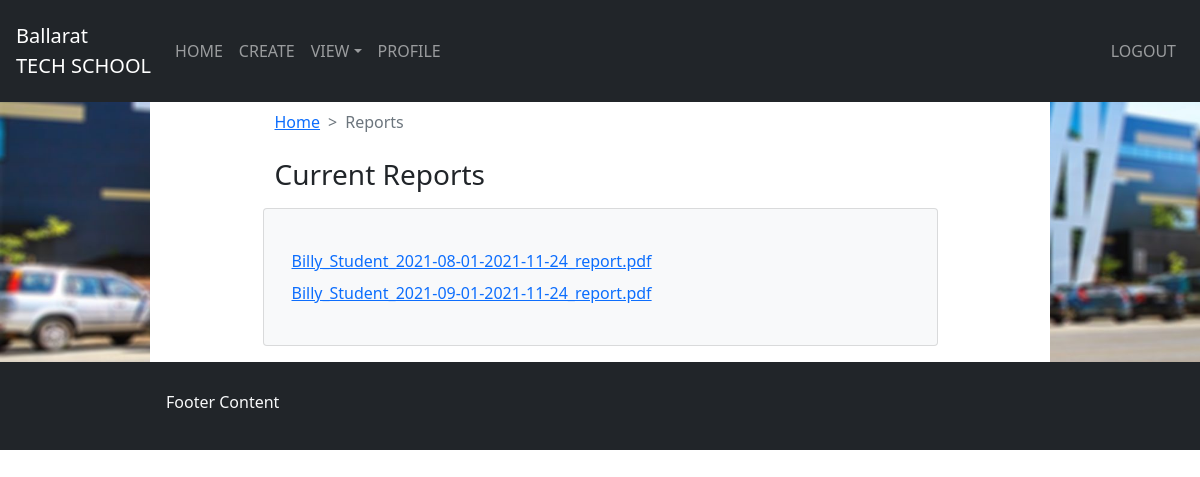
Page /student/reports/ (signed in) on the committed database.
### report/models.py (models this page shows)
class GeneratedReport(models.Model):
	gen_report_id = models.BigAutoField(primary_key=True)
	gen_report_start_date = models.DateField()
	gen_report_end_date = models.DateField()
	gen_student_id = models.ForeignKey(User, on_delete=models.CASCADE)
	gen_report_file = models.TextField(max_length=200)

### login/decorators.py (the view)
		def wrapper_func(request, *args, **kwargs):
			if request.user.groups.all()[0].name == 'student':
				user = User.objects.get(id=request.user.id)
				current_date = datetime.date.today()
				current_report = Report.objects.get(student_id=user, report_active=True)
				if current_date > current_report.report_start_date and current_date < current_report.report_end_date:
					return view_func(request, *args, **kwargs)
				return HttpResponseRedirect("/no_report")
			return view_func(request, *args, **kwargs)

### report/views.py (called while the page is built)
@login_required(login_url='/')																# Redirects if not logged in.
@allowed_users(allowed_roles=['student'])													# Restricted to users with 'student' role.
@active_report()																			# Verifies active report, redirects user if report is false.
def student_report_list_view(request, *args, **kwargs):
	user = request.user.id
	report_list = GeneratedReport.objects.filter(gen_student_id=user)						# Gets list of reports associated with logged in user
	current_date = datetime.date.today()													# gets the current date
	content = {
		'report_list': report_list,
		'current_date': current_date
	}
	return render(request, 'student_report_list.html', content)								# Renders the content to student_report_list.html

### templates/student_report_list.html (shortened to what this page needs)
{% extends 'student_base.html'%}
{% block content %}
<div class="bg-white text-dark w-75">
	<div class='d-flex justify-content-center'>
		<div class="w-75 mb-2 mt-2 text-dark ">
			<div class='container'>
					<nav style="--bs-breadcrumb-divider: '>';" aria-label="breadcrumb">
					<ol class="breadcrumb">
						<li class="breadcrumb-item"><a href="/student">Home</a></li>
			    		<li class="breadcrumb-item active" aria-current="page">Reports</li>
					</ol>
				</nav>
			</div>
			<div class='mt-4'>
				<div class='container'>
					<div class='bts_background'>
<h3>Current Reports</h3>
					</div>
				</div>
			</div>
		</div>
	</div>
	<div class='d-flex justify-content-center'>
		<div class="p-3 mb-3 w-75 card bg-light text-dark ">
			<div class='container'>
				<div class="pt-2 row justify-content-md-center">
					<div class="table-responsive">
						<div class='pt-2 d-flex justify-content-end'></div>
<table id="entry_table">
		<table class="table table-hover bg-white">
		<thead class="table-dark">
{% for report in report_list %}
	{% if report.gen_report_start_date <= current_date and report.gen_report_end_date >= current_date %}
		<a href="/student/reports/{{ report.gen_report_file}}">{{ report.gen_report_file }}</a>
	{% endif %}
{% endfor %}
							</table>
						</div>
					</div>
				</div>
			</div>
		</div>
	</div>
</div>
{% endblock %}

### rows in the picture
GeneratedReport: gen_report_file "Billy_Student_2021-08-01-2021-11-24_report.pdf"
GeneratedReport: gen_report_file "Billy_Student_2021-09-01-2021-11-24_report.pdf"
